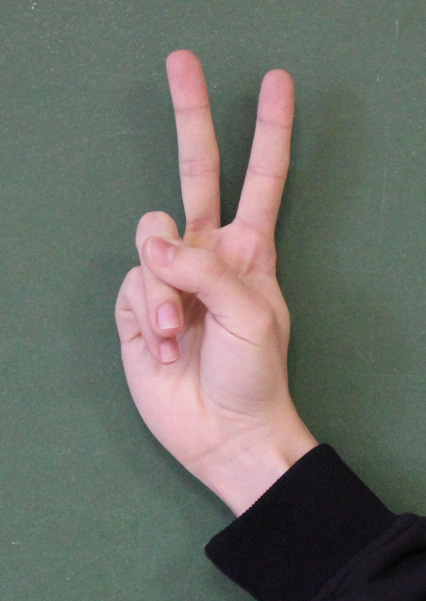
%> input picture hand02.jpg, 426 x 601 px
$ octave --eval "result = recognize(imread('../hand02.jpg'));"   (GNU Octave 9; MATLAB toolbox functions it lacks are replaced by stand-ins)
%> lines starting %> are read from the running program, lines starting %| are printed output that depends on the picture; in (x1, y1, x2, y2) boxes, pixels count from 0 and x2, y2 are one past the last pixel; in counts of white or black regions, pixels touching at a corner belong together; the program's own positions count from 1
### lib/segmentation_method/k_means.m
function [img_seg] = k_means(img)
    cform = makecform('srgb2lab');
    lab_he = applycform(img, cform);
%> lab_he: size 601x426x3 uint8; mean of channels 1, 2, 3 118.4, 126.4, 132.1

    % Klasifikacia farieb L*a*b modelu pomocou zhlukovania K-means
    ab = double(lab_he(:,:,2:3));
    nrows = size(ab,1);
%> nrows = 601
    ncols = size(ab,2);
%> ncols = 426
    ab = reshape(ab,nrows*ncols,2);
    n_colors = 2;
    cluster_idx = kmeans(ab,n_colors,'distance','sqEuclidean','Replicates',3);

    % Rozdelenie pixlov obrazka podla vyskedkov K-means
    pixel_labels = reshape(cluster_idx,nrows,ncols);
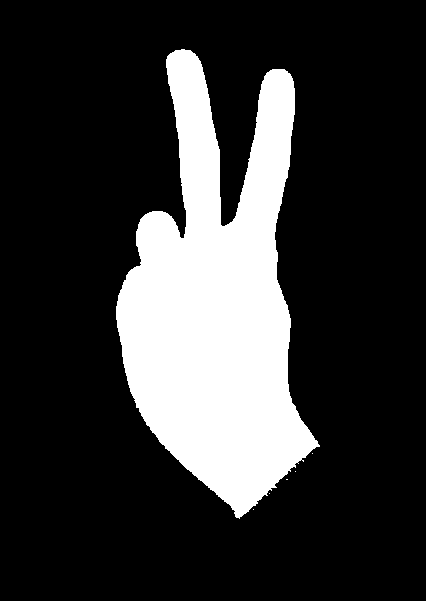
%> pixel_labels: size 601x426 double; values 1 (black) and 2 (white), 20.8% white; 6 white regions (5 under 20 px), largest, box (x1, y1, x2, y2) and area: (116, 49, 320, 519) 53227

    % Opening a closing na vysegmentovanom obrazku

    % Structural element
    se = strel('disk',25);

    %opening by reconstruction
    img_erode = imerode(pixel_labels, se);
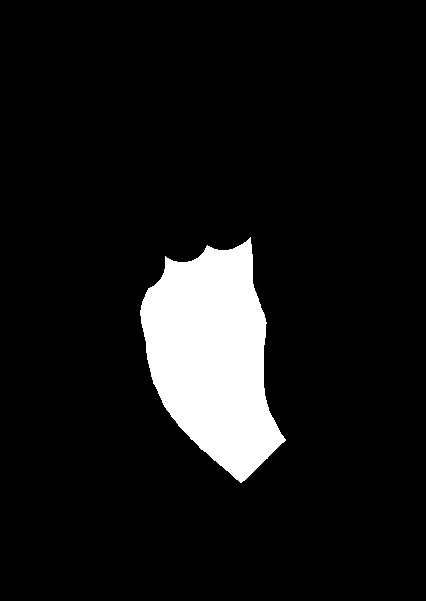
%> img_erode: size 601x426 double; values 1 (black) and 2 (white), 8.7% white; 1 white region, box (x1, y1, x2, y2) and area: (140, 237, 286, 483) 22334
    img_obr = imreconstruct(img_erode, pixel_labels);
%> img_obr: size 601x426 double; values 1 (black) and 2 (white), 20.8% white; 1 white region, box (x1, y1, x2, y2) and area: (116, 49, 320, 519) 53227

    % closing by reconstruction
    img_obrd = imdilate(img_obr, se);
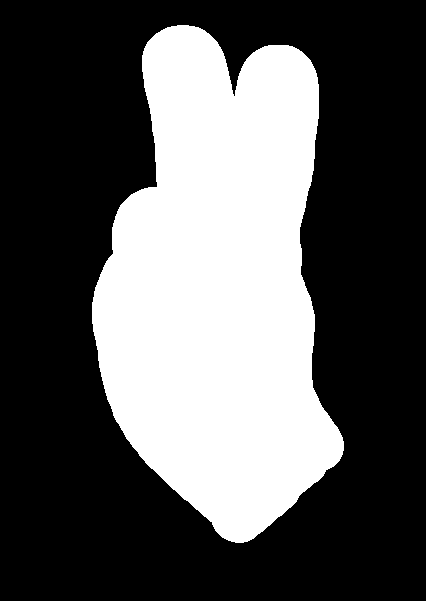
%> img_obrd: size 601x426 double; values 1 (black) and 2 (white), 34.7% white; 1 white region, box (x1, y1, x2, y2) and area: (92, 25, 344, 543) 88795
    img_obrcbr = imreconstruct(imcomplement(img_obrd),imcomplement(img_obr));

    % return segmentated result
    img_seg = imcomplement(img_obrcbr);

end

### lib/segmentation_method/background_manager.m
function result_img = background_manager(img)
    %function find out if backround is black, if not, switch hand and
    %background color.

    %constant how far from edge get color
    control_padding_const = 10;
    [n,m] = size(img);
%> n = 601; m = 426

    imgMin = min(min(img));
%> imgMin = 1
    %makes values only 0,1 for whole matrix
    img = img - imgMin;

    %detection background color - look at color in corners and make
    %decision by avarage color
    sum = 0;
    sum = sum + img(control_padding_const,control_padding_const);
%> sum = 0
    sum = sum + img(n - control_padding_const,m - control_padding_const);
    sum = sum + img(control_padding_const,m - control_padding_const);
    sum = sum + img(n - control_padding_const,control_padding_const);

    %switch colors if needed
    if(sum > 2)
       img = imcomplement(img);
    end
    result_img = img; %return result
end

### lib/segmentate.m
function result_img = segmentate(img)
    % This function reruns segmentated and cropped image.

    %Run segmentation algorithm
    img2 = k_means(img);

    %Switch backround to black and hand to white color if needed
    img2 = background_manager(img2);

    % Cropping of image.

%     [B, L, N] = bwboundaries(img2);

    s = regionprops(img2,'FilledImage');
    img2 = s.FilledImage;
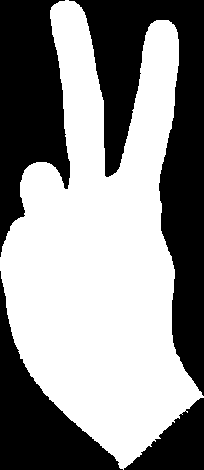
%> img2: size 470x204 logical; 55.5% white; 4 black regions, box (x1, y1, x2, y2) and area: (69, 0, 204, 396) 19707, (0, 0, 70, 257) 11534, (0, 271, 123, 470) 8368, (124, 398, 204, 470) 3044

% [8 lines of commented-out code are left out]
    result_img = img2;
end

### lib/recognition/count_fingers.m
function finger_count = count_fingers( seg_img )
    % This method counts all raised fingers,
    % returns number 0 - 4

    set1 = seg_img(int32(end*0.13):int32(end*0.13), 1:end);
%> set1 = 204 logical values, 74 true
    figure; imshow(seg_img);
%     figure; imshow(set1);

    count = 0;
    total_areas = 0;
    good_areas = 0;
    percentage = 0;

    for i = 1:size(set1, 2)
        count =  count + set1(1, i);

        if set1(1, i) == 0
            percentage = count / size(set1, 2);
            count = 0;

            if (0.05 < percentage)
                total_areas = total_areas + 1;

                if (0.05 < percentage) && (0.3 > percentage)
                    good_areas = good_areas + 1;
                end
            end

        end
    end
%> this loop made 204 passes
%> after the loop, count = 0; good_areas = 2; total_areas = 2

    percentage = count / size(set1, 2);
    if (0.05 < percentage) && (0.3 > percentage)
        good_areas = good_areas + 1;
        total_areas = total_areas + 1;
    end

    good_areas;
    total_areas;

    disp(['Good areas: ',num2str(good_areas)]);
%| Good areas: 2
    disp(['Total areas: ',num2str(total_areas)]);
%| Total areas: 2

    if good_areas == total_areas
        finger_count =  good_areas;
%> finger_count = 2
    elseif good_areas == 0 && total_areas == 1
        finger_count = 0;
    else
        finger_count = 0;

    disp(['Fingers: ',num2str(finger_count)]);
end

### lib/hand_gesture.m
function [letter, percentage] = hand_gesture(seg_img)
    % This function uses segmentated image to find letter
    % updated dimensions after crop
    percentage = 100;
    letter = '.';

    count = count_fingers(seg_img);
%> count = 2

    if has_thumb(seg_img) && count < 2
        if has_little_finger(seg_img)
            letter = 'Y';
        else
            letter = 'L';
        end
    else
        if count == 1
            letter = 'I';
        elseif count == 2
            letter = 'V';
        elseif count == 3
            letter = 'W';
        elseif count == 0
            if hand_raised(seg_img)
                letter = 'B';
            else
                letter = 'A';
            end
        end
    end

    disp(['Letter: ',letter]);

    letter = lower(letter);
end

### lib/recognition/has_thumb.m
function has_thumb = has_thumb( seg_img )
    %HAS_THUMB Detect if segmentated img has thumb raised

    %seg_img = seg_img(int32(end*0.05):int32(end*0.6), 1:end);

    height = size(seg_img, 1);
%> height = 470
    width = size(seg_img, 2);
%> width = 204

    % [9 lines of commented-out code are left out]

    set1 = seg_img(int32(end*0.25):int32(end*0.65), int32(end*0.9):int32(end*0.9));
%> set1 = 189 logical values, 0 true

    %figure; imshow(seg_img);
    %figure; imshow(set1);

    %stat = regionprops(set1, 'Centroid','Area','PixelIdxList');
    %[maxValue,index] = max([stat.Area]);


    count = 0;
    total_areas = 0;
    good_areas = 0;

    percentage = 0;

    for i = 1:size(set1, 1)
        count =  count + set1(i, 1);

        if set1(i, 1) == 0
            percentage = count / size(set1, 1);
            count = 0;

            if (0.03 < percentage)
                total_areas = total_areas + 1;

                if (0.1 < percentage) && (0.35 > percentage)
                    good_areas = good_areas + 1;
                end
            end
        end
    end
%> after the loop, good_areas = 0; total_areas = 0

    percentage = count / size(set1, 1);
    if (0.03 < percentage)
        total_areas = total_areas + 1;

        if (0.2 < percentage) && (0.35 > percentage)
            good_areas = good_areas + 1;
        end
    end

    % total_areas
    % good_areas

    if total_areas == 1 && good_areas == 1
        has_thumb = 1;
    else
        has_thumb = 0;
    end

    disp(['Has thumb: ',num2str(has_thumb)]);
end

### lib/recognize.m
function [letter, percentage] = recognize(img)
   % this function will call al other recognition and segmentation on image
   % that will be passed by argument img

   % function will return
   % letter ... letter that is recognized
   % percentage ... number of percent that we are sure it's that letter
   %                this number will return if we think it's possible to
   %                get

   close all;
   disp('--------------------------------------');
   seg_img = segmentate(img);
   [letter, percentage] = hand_gesture(seg_img);
%> letter = 'v'; percentage = 100
%> `result = recognize(imread('../hand02.jpg'));`: result = 'v'
end

$ run again, on hand12.jpg
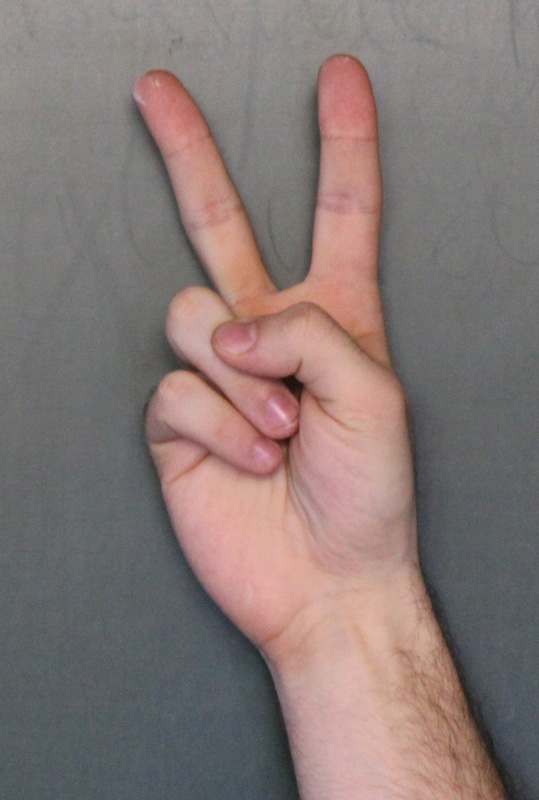
%> input picture hand12.jpg, 539 x 800 px
%> lab_he: size 800x539x3 uint8; mean of channels 1, 2, 3 131.5, 133.4, 131.6
%> in k_means, `pixel_labels = reshape(cluster_idx,nrows,ncols);`:
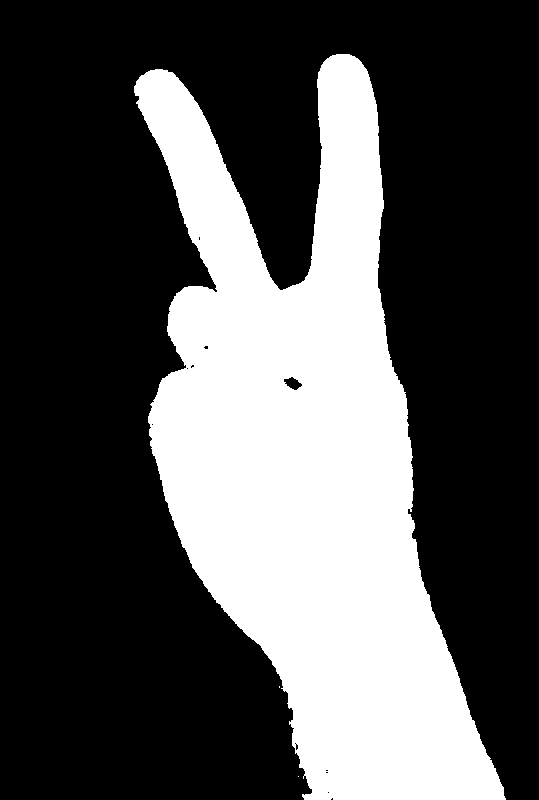
%> pixel_labels: size 800x539 double; values 1 (black) and 2 (white), 32.1% white; 3 white regions (2 under 20 px), largest, box (x1, y1, x2, y2) and area: (134, 54, 506, 800) 138333
%> img_erode: size 800x539 double; values 1 (black) and 2 (white), 18.5% white; 1 white region, box (x1, y1, x2, y2) and area: (163, 79, 480, 800) 79957
%> img_obr: size 800x539 double; values 1 (black) and 2 (white), 32.1% white; 1 white region, box (x1, y1, x2, y2) and area: (134, 54, 506, 800) 138333
%> img_obrd: size 800x539 double; values 1 (black) and 2 (white), 44.6% white; 1 white region, box (x1, y1, x2, y2) and area: (110, 30, 530, 800) 192329
%> img_obrcbr: size 800x539 double; values -1 (black) and 0 (white), 67.9% white; 1 black region, box (x1, y1, x2, y2) and area: (134, 54, 506, 800) 138509
%> imgMin = 1
%> sum = 0
%> in segmentate, `img2 = s.FilledImage;`:
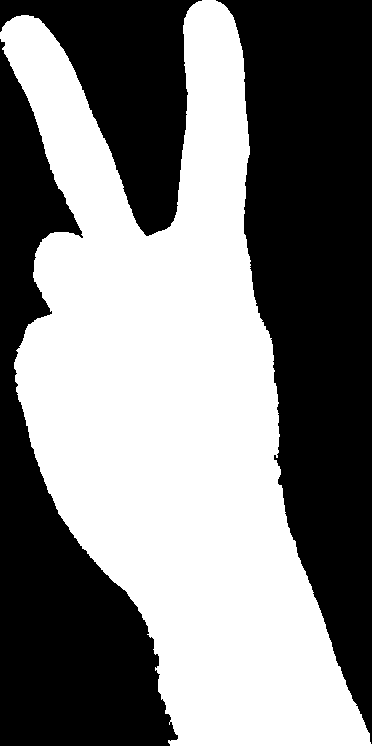
%> img2: size 746x372 logical; 49.9% white; 1 white region, box (x1, y1, x2, y2) and area: (0, 0, 372, 746) 138509
%> in count_fingers, `set1 = seg_img(int32(end*0.13):int32(end*0.13), 1:end);`: set1 = 372 logical values, 117 true
%> the loop in count_fingers, `for i = 1:size(set1, 2)` made 372 passes
%> after the loop in count_fingers, `for i = 1:size(set1, 2)`: count = 0; good_areas = 2
%| Good areas: 2
%| Total areas: 2
%> in has_thumb, `set1 = seg_img(int32(end*0.25):int32(end*0.65), int32(end*0.9):int32(e..`: set1 = 299 logical values, 0 true
%> after the loop in has_thumb, `for i = 1:size(set1, 1)`: good_areas = 0
%> in recognize, `[letter, percentage] = hand_gesture(seg_img);`: letter = 'v'; percentage = 100
%> result = 'v'

$ run again, on hand13.jpg
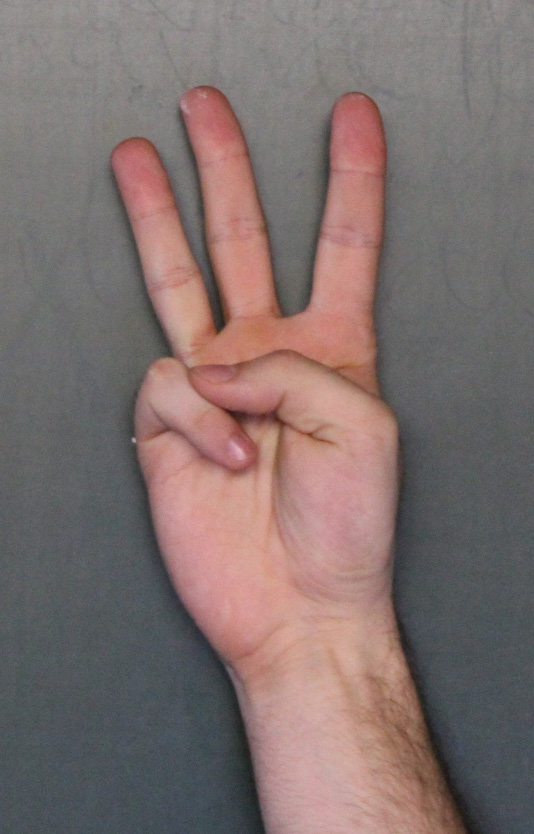
%> input picture hand13.jpg, 534 x 834 px
%> lab_he: size 834x534x3 uint8; mean of channels 1, 2, 3 123.6, 134, 131.6
%> in k_means, `pixel_labels = reshape(cluster_idx,nrows,ncols);`:
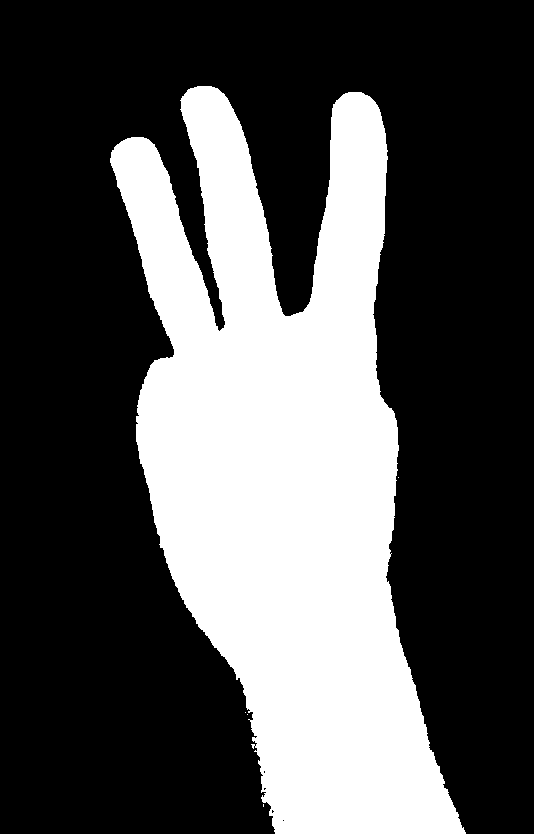
%> pixel_labels: size 834x534 double; values 1 (black) and 2 (white), 32.6% white; 5 white regions (4 under 20 px), largest, box (x1, y1, x2, y2) and area: (110, 86, 466, 834) 145038
%> img_erode: size 834x534 double; values 1 (black) and 2 (white), 18.7% white; 8 white regions (5 under 20 px), largest, box (x1, y1, x2, y2) and area: (160, 111, 439, 834) 82724, (162, 243, 191, 326) 338, (140, 173, 153, 210) 59
%> img_obr: size 834x534 double; values 1 (black) and 2 (white), 32.6% white; 1 white region, box (x1, y1, x2, y2) and area: (110, 86, 466, 834) 145038
%> img_obrd: size 834x534 double; values 1 (black) and 2 (white), 45.5% white; 1 white region, box (x1, y1, x2, y2) and area: (86, 62, 490, 834) 202746
%> img_obrcbr: size 834x534 double; values -1 (black) and 0 (white), 67.4% white; 1 black region, box (x1, y1, x2, y2) and area: (110, 86, 466, 834) 145048
%> imgMin = 1
%> sum = 0
%> in segmentate, `img2 = s.FilledImage;`:
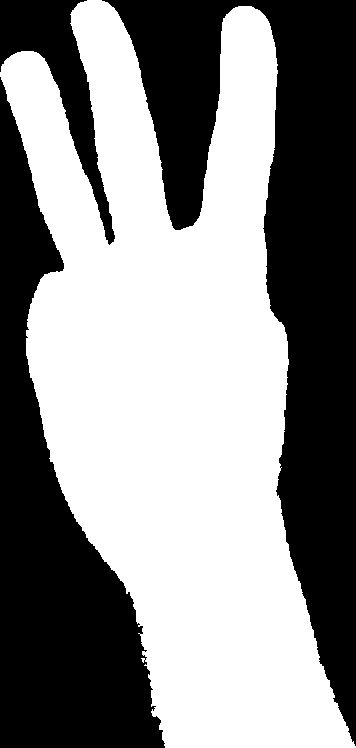
%> img2: size 748x356 logical; 54.5% white; 3 black regions, box (x1, y1, x2, y2) and area: (102, 0, 356, 746) 66310, (0, 77, 165, 748) 46922, (0, 0, 115, 245) 8008
%> in count_fingers, `set1 = seg_img(int32(end*0.13):int32(end*0.13), 1:end);`: set1 = 356 logical values, 166 true
%> the loop in count_fingers, `for i = 1:size(set1, 2)` made 356 passes
%> after the loop in count_fingers, `for i = 1:size(set1, 2)`: count = 0; good_areas = 3
%| Good areas: 3
%| Total areas: 3
%> in has_thumb, `set1 = seg_img(int32(end*0.25):int32(end*0.65), int32(end*0.9):int32(e..`: set1 = 300 logical values, 0 true
%> after the loop in has_thumb, `for i = 1:size(set1, 1)`: good_areas = 0
%> in recognize, `[letter, percentage] = hand_gesture(seg_img);`: letter = 'w'; percentage = 100
%> result = 'w'
